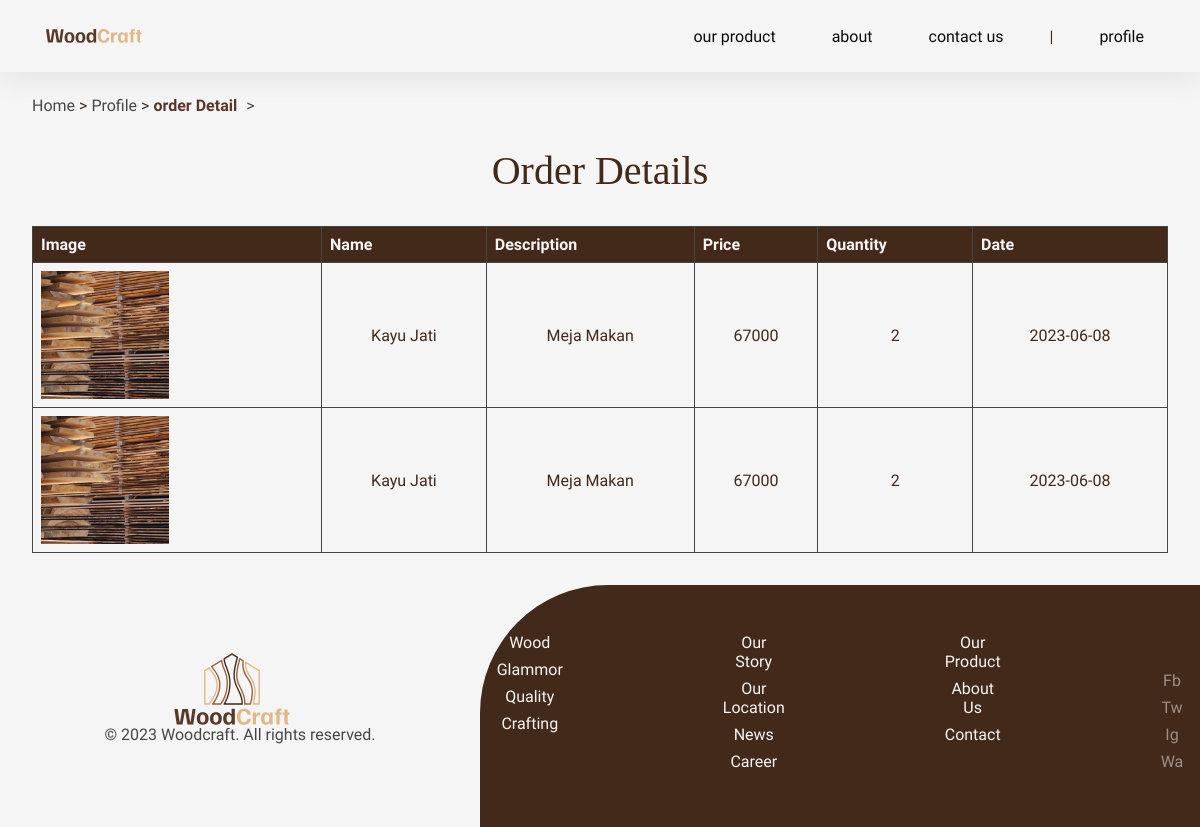
The app's page /order-detail.php?order_id=OD1 (signed in) with its own data.
### tables this page shows
CREATE TABLE `item_pesanan` (
  `item_id` varchar(100) NOT NULL,
  `order_id` varchar(100) DEFAULT NULL,
  `user_id` varchar(100) DEFAULT NULL,
  `product_id` varchar(100) DEFAULT NULL,
  `product_name` varchar(100) DEFAULT NULL,
  `product_image` varchar(100) DEFAULT NULL,
  `product_model` varchar(100) DEFAULT NULL,
  `product_price` double DEFAULT NULL,
  `quantity` int(11) DEFAULT NULL,
  `order_date` date DEFAULT NULL
);

### order-detail.php (the view, shortened to what this page needs)
<?php
@include('./components/Header.php');
include('server/connection.php');
$order_id = $_GET['order_id'];
$q_order_items = "SELECT * FROM item_pesanan WHERE order_id LIKE ?";
$stmt_order_items = $conn->prepare($q_order_items);
$stmt_order_items->bind_param('s', $order_id);
$stmt_order_items->execute();
$order_items = $stmt_order_items->get_result();
?>
<!DOCTYPE html>
<html>
<head>
  <link rel="stylesheet" href="./styles/order-detail.css" />
  <link rel="stylesheet" href="/dist/output.css">
</head>
<body>
  <div class="breadcrumb">
    <a href="home.php">Home</a> >
    <a href="profile.php">Profile</a> >
    <span>order Detail</span>
  </div>
  <section class="order-detail">
    <h2>Order Details</h2>
    <div class="detail-container">
      <table>
        <thead>
          <tr>
            <th>Image</th>
            <th>Name</th>
            <th>Description</th>
            <th>Price</th>
            <th>Quantity</th>
            <th>Date</th>
          </tr>
        </thead>
        <tbody>
          <?php foreach ($order_items as $item) { ?>
            <tr>
              <td><img src="assets/images/<?php echo $item['product_image'] ?>" alt="<?php echo $item['product_image'] ?>" style="width: 128; height:128;"></td>
              <td><?php echo $item['product_name'] ?></td>
              <td><?php echo $item['product_model'] ?></td>
              <td><?php echo $item['product_price'] ?></td>
              <td><?php echo $item['quantity'] ?></td>
              <td><?php echo $item['order_date'] ?></td>
            </tr>
          <?php } ?>
        </tbody>
      </table>
    </div>
  </section>
</body>
<?php
@include('./components/Footer.php')
?>
</html>

### styles/order-detail.css (style rules this page uses)
body { font-family: var(--font-stack-body); margin: 0; }
.breadcrumb { padding: 6rem 2rem 2rem 2rem; }
.breadcrumb a { color: var(--grey); text-decoration: none; transition: color 0.3s ease; }
.breadcrumb span { color: var(--secondary-color); font-weight: bold; }
.breadcrumb::after { content: ">"; margin: 0 5px; color: var(--grey); }
.order-detail h2 { font-family: var(--font-stack-heading); text-align: center; }
.detail-container { padding: 2rem; }
table { width: 100%; border-collapse: collapse; }
table th, table td { padding: 0.5rem; border: 1px solid var(--grey); }
table th { background-color: var(--tertiary-color); color: var(--white); font-weight: bold; text-align: left; }
table td { text-align: center; }

### styles/variable.css (style rules this page uses)
:root { --font-stack-body: "Familjen Grotesk", sans-serif; --font-stack-heading: "Playfair Display", serif; --primary-color: #98633b; --secondary-color: #5a3828; --tertiary-color: #42291a; --warning-color: #ff9d00; --error-color: #ff5252; --success-color: #5277ff; --grey: #464646; --white: #f5f5f5; --black: #0a0a0a; --transparent: transparent; --box-shadow: 0 0.2rem 0.4rem rgba(0, 0, 0, 0.1); }
body { margin: 0; font: 100% "Familjen Grotesk", sans-serif; background-color: var(--white); color: var(--tertiary-color); margin: 0; box-sizing: border-box; -webkit-font-smoothing: antialiased; -moz-osx-font-smoothing: grayscale; }
*, *:before, *:after { box-sizing: inherit; }
h2 { font-size: 2.5rem; }

### records on screen
item_pesanan: product_image (picture), product_name "Kayu Jati", product_model "Meja Makan", product_price "67000", quantity "2", order_date "2023-06-08"
item_pesanan: product_image (picture), product_name "Kayu Jati", product_model "Meja Makan", product_price "67000", quantity "2", order_date "2023-06-08"
